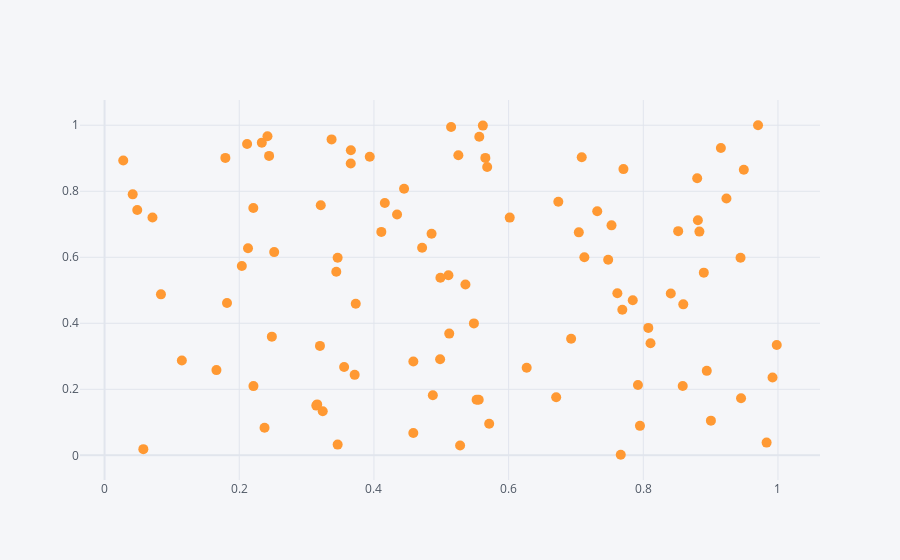

The notebook cell saved with this chart:
### Code cell
df.iplot(kind="scatter",x="A",y="B",mode="markers",size=10)
